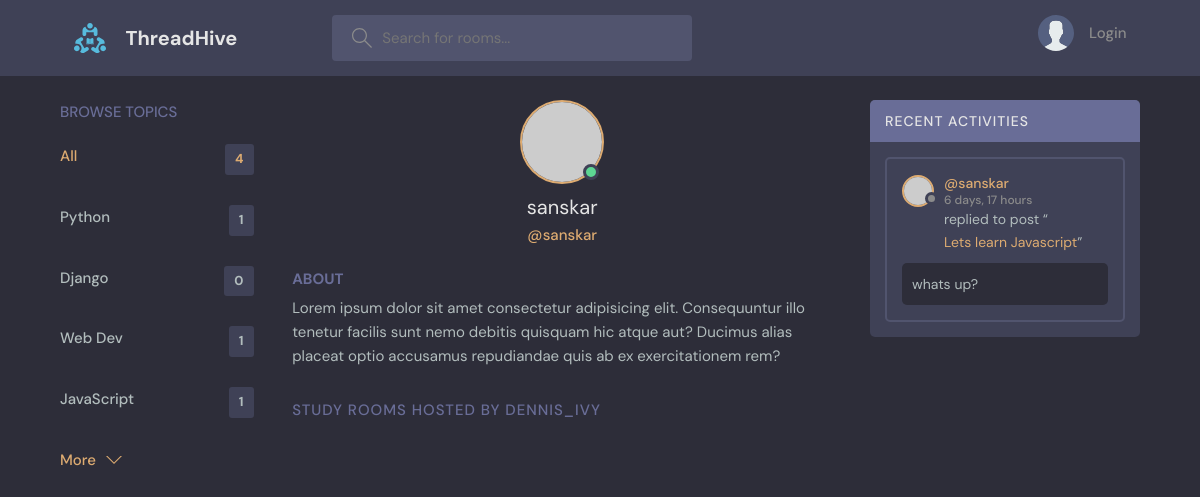
The app's page /profile/3, older data.
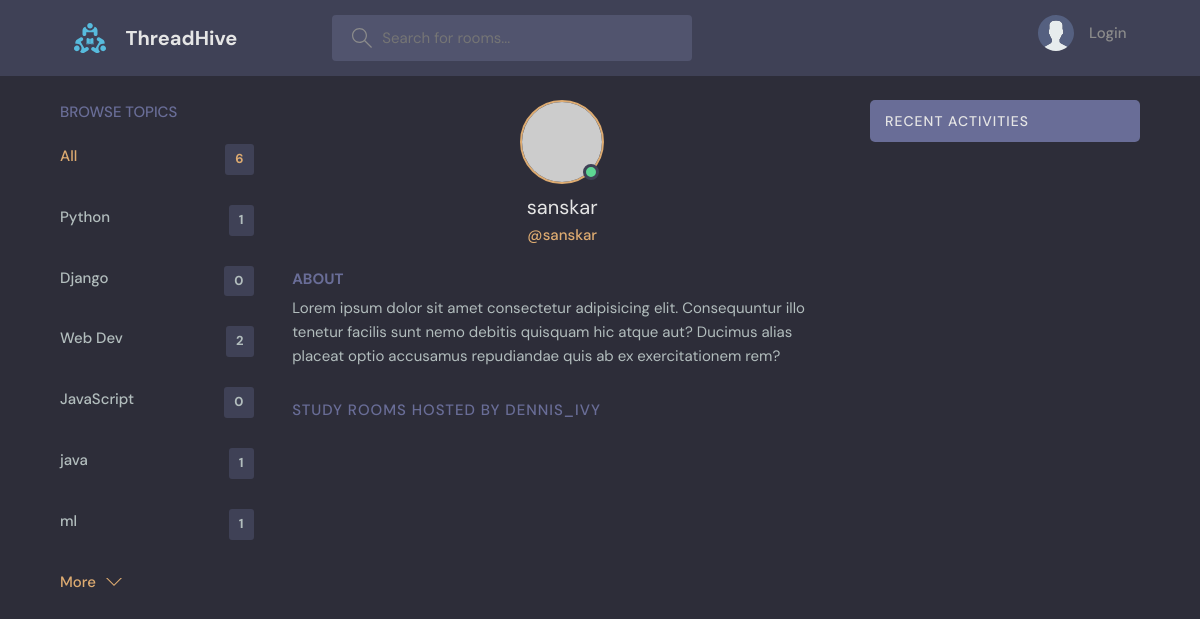
The same page, newer data.
### base/models.py (models this page shows, shortened)
class Topic(models.Model):
    name = models.CharField(max_length=200)

class Message(models.Model):
    user= models.ForeignKey(User,on_delete=models.CASCADE)
    room = models.ForeignKey(Room,on_delete=models.CASCADE)
    body  =models.TextField()
    update = models.DateTimeField(auto_now=True)
    created = models.DateTimeField(auto_now_add=True)
    class Meta:
        ordering = ['-update','-created']

class Room(models.Model):
    host=models.ForeignKey(User, on_delete=models.SET_NULL,null = True)
    topic=models.ForeignKey(Topic, on_delete=models.SET_NULL,null = True)
    name = models.CharField(max_length=200)
    description = models.TextField(null=True, blank=True)
    participants = models.ManyToManyField(User, related_name='participants', blank=True)
    updated = models.DateTimeField(auto_now=True)
    created = models.DateTimeField(auto_now_add=True)
    class Meta:
        ordering = ['-updated','-created']
    def __str__(self) :
        return  self.name

### base/views.py (the view)
# urls.py: path('profile/<str:pk>',views.userProfile, name='user-profile'),
def userProfile(requests, pk):
    user = User.objects.get(id=pk)
    rooms = user.room_set.all()
    room_messages = user.message_set.all()
    topics = Topic.objects.all()
    context={'user':user, 'Rooms':rooms, 'room_messages':room_messages, 'topics':topics}
    return render(requests, 'base/profile.html',context)

### base/templates/base/profile.html (shortened to what this page needs)
{% extends "main.html" %}
{% block content %}
  <main class="profile-page layout layout--3">
    <div class="container">
      <div>{% include 'base/topics_component.html' %}</div>
      <div class="roomList">
        <div class="profile">
          <div class="profile__avatar">
            <div class="avatar avatar--large active">
              <img src="https://randomuser.me/api/portraits/men/11.jpg" />
            </div>
          </div>
          <div class="profile__info">
            <h3> {{user.username}}</h3>
            <p>@{{user.username}}</p>
          </div>
          <div class="profile__about">
            <h3>About</h3>
            <p>
              Lorem ipsum dolor sit amet consectetur adipisicing elit. Consequuntur illo tenetur
              facilis sunt nemo debitis quisquam hic atque aut? Ducimus alias placeat optio
              accusamus repudiandae quis ab ex exercitationem rem?
            </p>
          </div>
        </div>
        <div class="roomList__header">
          <div>
            <h2>Study Rooms Hosted by dennis_ivy</a>
            </h2>
          </div>
        </div>
      </div>
      <div>{% include 'base/activity_component.html' %}</div>
    </div>
  </main>
  {% endblock content%}

### templates/main.html (shortened to what this page needs)
<!DOCTYPE html>
{% load static %}
<html lang="en">
  <head>
    <link rel="stylesheet" href="{% static 'styles/style.css' %}" />
  </head>
  <body>
    {% include "navbar.html" %}  {% block content %} {% endblock content %}
  </body>
</html>

### templates/navbar.html (shortened to what this page needs)
{% load static %}
<header class="header header--loggedIn">
    <div class="container">
      <a href="{% url 'home' %}" class="header__logo">
        <img src="{% static 'images/logo.svg' %}" />
        <h1>ThreadHive</h1>
      </a>
      <form class="header__search" method ="GET" action ="{% url 'home' %}">
        <label>
          <input type = 'text' name ="q" placeholder="Search for rooms..." />
        </label>
      </form>
      <nav class="header__menu">
        {% if request.user.is_authenticated %}
        <div class="header__user">
          <a href="{% url 'update-user' %}">
            <div class="avatar avatar--medium active">
              <img src="https://randomuser.me/api/portraits/men/37.jpg" />
            </div>
            <p>{{request.user.username}} <span>@{{request.user.username}}</span></p>
          </a>
          <button class="dropdown-button">
            <svg
              version="1.1"
              xmlns="http://www.w3.org/2000/svg"
              width="32"
              height="32"
              viewBox="0 0 32 32"
            >
              <title>chevron-down</title>
              <path d="M16 21l-13-13h-3l16 16 16-16h-3l-13 13z"></path>
            </svg>
          </button>
        </div>
        {% else %}
        <a href="{% url 'login' %}">
          <img src="{% static 'images/avatar.svg' %}" />
          <p>Login</p>
        </a>
        {% endif %}
      </nav>
    </div>
  </header>

### base/templates/base/topics_component.html
<div class="topics">
  <div class="topics__header">
    <h2>Browse Topics</h2>
  </div>
  <ul class="topics__list">
    <li>
      <a href="{% url 'home' %}" class="active">All <span>{{topics.count}}</span></a>
    </li>
    {% for topic in topics %}
    <li>
      <a href="{% url 'home' %}?q={{topic.name}}">{{topic.name}} <span>{{topic.room_set.all.count}}</span></a>
    </li>
    {% endfor  %}
  </ul>
   <a class="btn btn--link" href='{% url "topics" %}'>
    More
    <svg version="1.1" xmlns="http://www.w3.org/2000/svg" width="32" height="32" viewBox="0 0 32 32">
      <title>chevron-down</title>
      <path d="M16 21l-13-13h-3l16 16 16-16h-3l-13 13z"></path>
    </svg>
  </a>
</div>

### base/templates/base/activity_component.html (shortened to what this page needs)
<div class="activities">
  <div class="activities__header">
    <h2>Recent Activities</h2>
  </div>
  {% for message in room_messages %}
  <div class="activities__box">
    <div class="activities__boxHeader roomListRoom__header">
      <a href="{% url 'user-profile' message.user.id%}" class="roomListRoom__author">
        <div class="avatar avatar--small">
          <img src="https://randomuser.me/api/portraits/women/11.jpg" />
        </div>
        <p>
          @{{message.user}}
          <span>{{message.created |timesince}}</span>
        </p>
      </a>
    </div>
    <div class="activities__boxContent">
      <p>replied to post “<a href="{% url 'room' message.room.id %}">{{message.room}}</a>”</p>
      <div class="activities__boxRoomContent">
        {{message.body}}
      </div>
    </div>
  </div>
  {% endfor %}
</div>

Row changes from the older to the newer data that the page shows:
removed Message: user "sanskar", created "6 days, 17 hours", room "Lets learn Javascript", body "whats up?"
computed for Topic "Web Dev": room_set.all.count "1" → "2"
computed for Topic "JavaScript": room_set.all.count "1" → "0"
added Topic: name "java", room_set.all.count "1"
added Topic: name "ml", room_set.all.count "1"
Text that changed along with them:
{{ topics.count }}: "4" → "6"
